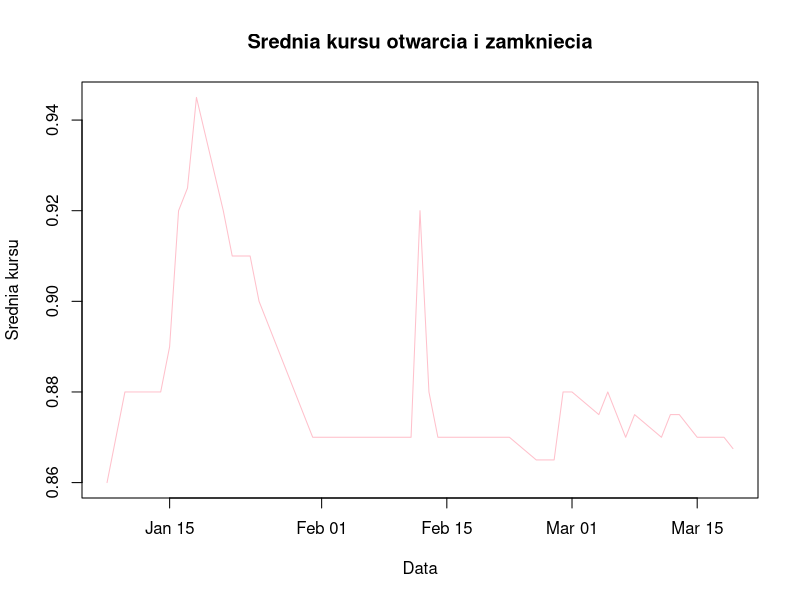
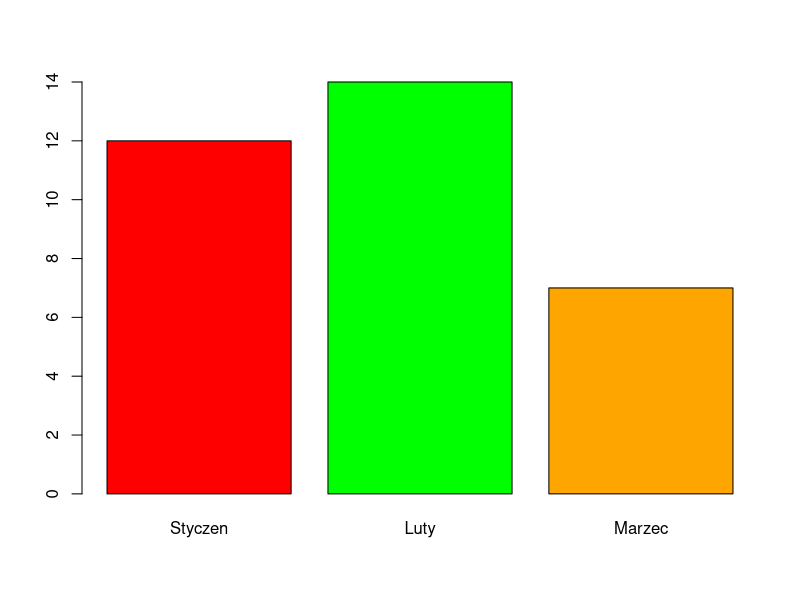
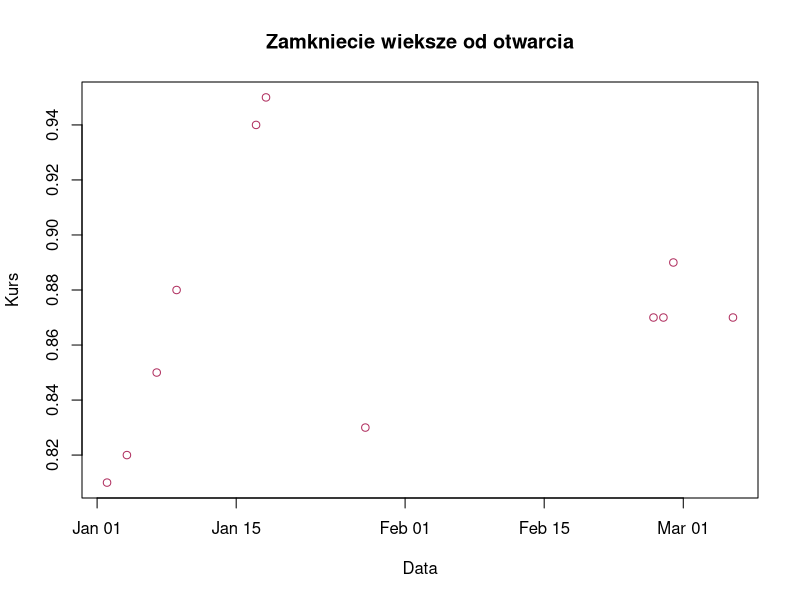

Reproduce these figures in R, in order.
## ---- chunk 1
knitr::opts_chunk$set(echo = TRUE)
## ---- chunk 2
library(dplyr)
## ---- chunk 3
setwd('~/Desktop/ts-r/cw4')
df <- read.csv("08n_d.csv")
head(df)
## ---- chunk 4
Data<-df$Data
Otwarcie<-df$Otwarcie
Najwyzszy<-df$Najwyzszy
Najnizszy<-df$Najnizszy
Zamkniecie<-df$Zamkniecie
Wolumen<-df$Wolumen
## ---- chunk 5
Data2 <- as.Date(Data, "%Y-%m-%d")
df<-cbind(df,Data2)
## ---- chunk 6
df %>%
  filter(Otwarcie > 0.85 ) %>%
  mutate(srednia = (Otwarcie+Zamkniecie)/2) %>%
  select(Data2, Otwarcie, Zamkniecie, srednia) -> result
head(result)
## ---- chunk 7
plot(result$Data2, result$srednia, xlab="Data", ylab = "Srednia kursu", main = "Srednia kursu otwarcia i zamkniecia", type="l", col="pink")
## ---- chunk 8
df %>%
  filter(Otwarcie==Zamkniecie ) %>%
  mutate(staly_kurs= Otwarcie) %>%
  mutate(month = format(Data2, "%m")) %>%
  group_by(month) %>%
  select(month,Data2,staly_kurs) -> result1
result1
## ---- chunk 9
a=lengths(result1[result1$month=="01",1],use.names = FALSE)
b=lengths(result1[result1$month=="02",1],use.names = FALSE)
c=lengths(result1[result1$month=="03",1],use.names = FALSE)
wykres=c(a,b,c)
barplot(wykres, names=c("Styczen","Luty","Marzec"), col = c("red","green","orange"))
## ---- chunk 10
df %>%
  filter(Zamkniecie>Otwarcie) %>%
  mutate(roznica = Zamkniecie-Otwarcie) %>%
  summarise(roznicasrednia = mean(roznica)) 
## ---- chunk 11
x <- df[Zamkniecie>Otwarcie, c(7,5)]
plot(x, xlab="Data", ylab="Kurs", col="maroon", main="Zamkniecie wieksze od otwarcia")
